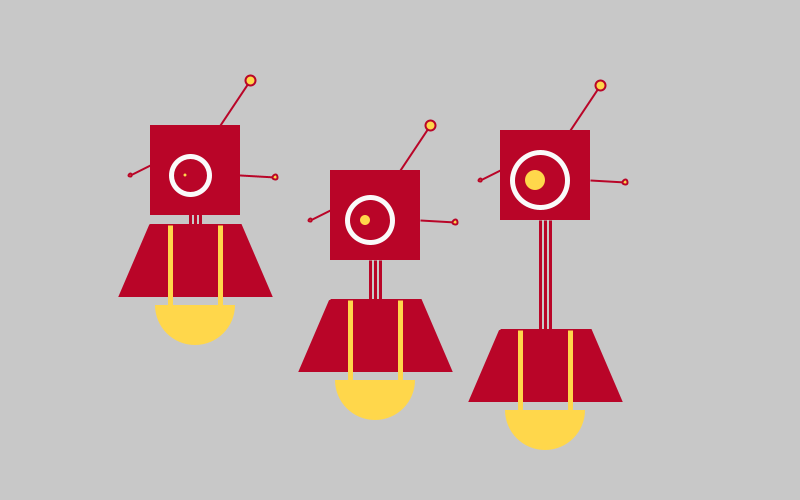
Frame 1 (no input)
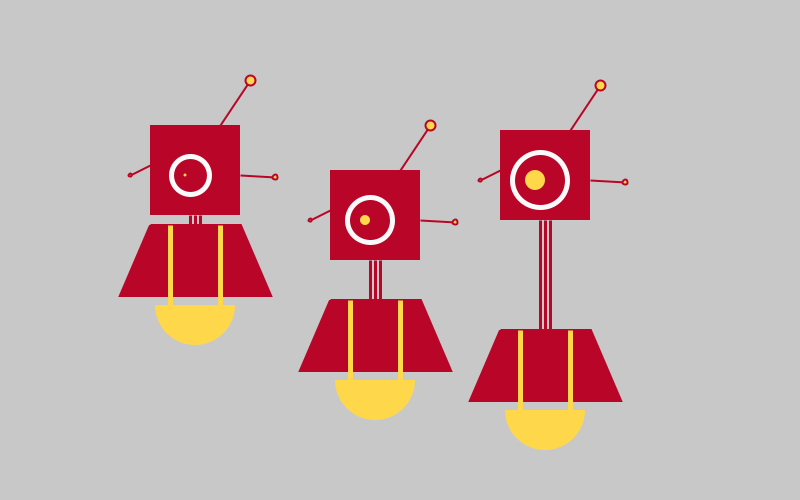
Frame 60 (the mouse pressed at the canvas centre just before this capture)
Frame 120 (the mouse held since frame 60 and released just before this capture): identical to frame 60, image omitted

The Processing sketch that drew these frames (run headless with seeded random() and noise(); from frame 60 on, the mouse is pressed at the canvas centre):

// Processing sketch: processing_57303
// ── processing_57303.pde

void setup() {
size(800,500);
smooth(); 
}

void draw() {
  background(200); 
  robot(50,25,200,3); 
  robot(230,70,230,10); 
  robot(400,30,300,20); 
}
  
  
void robot (int x, int y, int neckh, int eye) {
  pushMatrix(); 
  translate(x,y);

//Head
noStroke();
fill(185,5,40);
rect(100,100,90,90); 
strokeWeight(5);
stroke(250);
ellipse(140,150,eye+35,eye+35);
noStroke();
fill(255,215,75); 
ellipse(135,150,eye,eye);

//Anteannae
stroke(185,5,40);
strokeWeight(2);
line(170,100,200,55);
line(190,150,225,152);
line(80,150,100,140);
ellipse(200,55,10,10); 
ellipse(225,152,5,5); 
ellipse(80,150,3,3); 

//Neck
strokeWeight(3); 
line(145,190,145,neckh);
line(140,190,140,neckh);
line(150,190,150,neckh); 

//Body
fill(185,5,40);
beginShape(); 
vertex(100,neckh);
vertex(190,neckh); 
vertex(220,neckh+70);
vertex(70,neckh+70);
vertex(100,neckh);
endShape(); 
stroke(255,215,75);
strokeCap(SQUARE);
strokeWeight(5);
line(120,neckh,120,neckh+80); 
line(170,neckh,170,neckh+80); 
noStroke();
fill(255,215,75);
arc(145,neckh+80,80,80,0,radians(180)); 
popMatrix(); 
}
